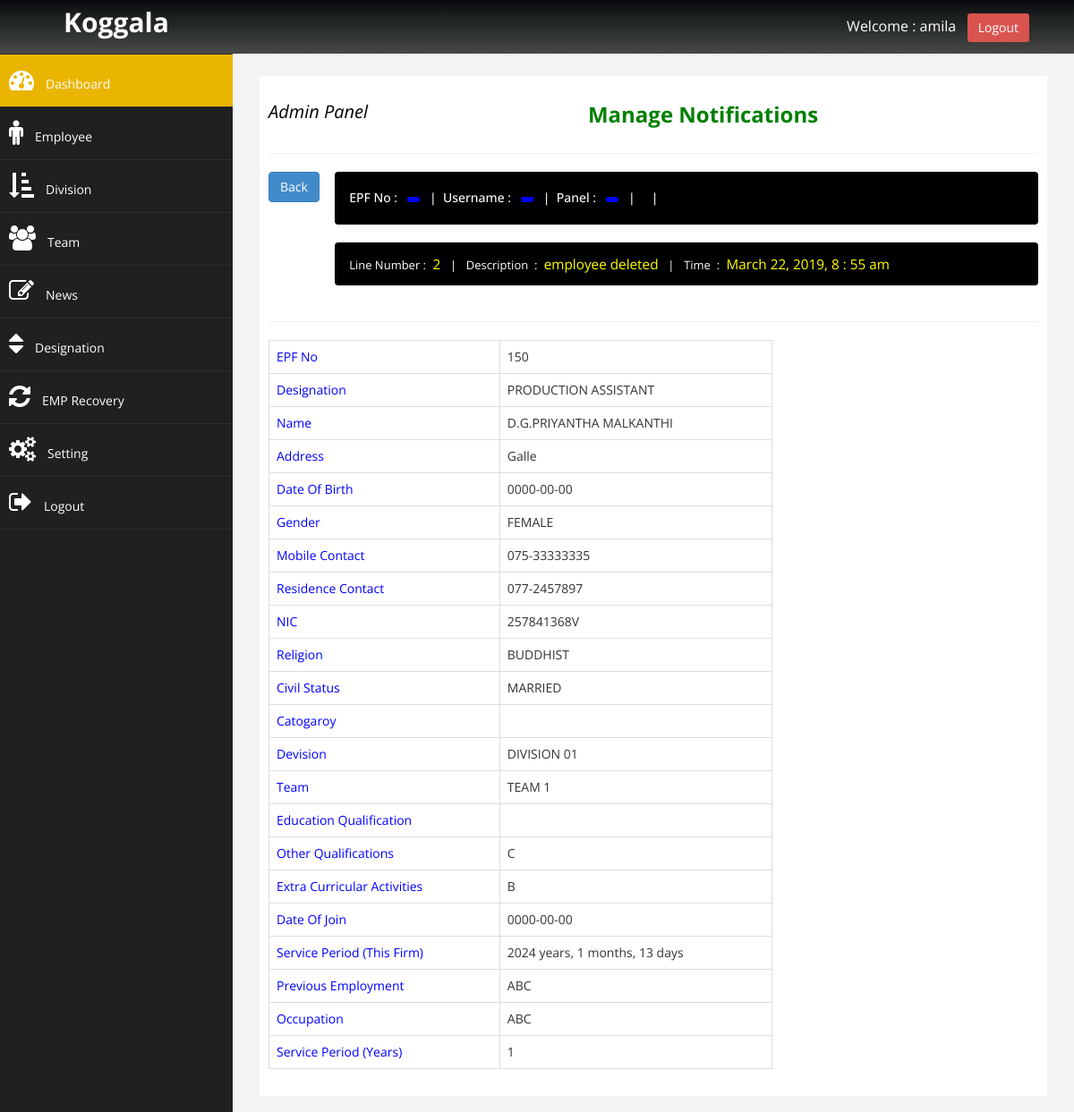
Screenshot of /admin/manage_noti_emp_insdtl.php?dtlId=5&notiNum=2 (signed in) with the database file from the repository.
### tables this page shows
CREATE TABLE `trxn_type` (
  `id` int(11) NOT NULL,
  `description` varchar(100) NOT NULL
);

CREATE TABLE `trxn_dtl` (
  `dtl_id` int(11) NOT NULL,
  `trxn_id` int(11) NOT NULL,
  `type` int(11) NOT NULL,
  `trxn_date` datetime NOT NULL,
  `description` varchar(50) NOT NULL
);

CREATE TABLE `noti_employee` (
  `id` int(11) NOT NULL,
  `emp_id` int(11) NOT NULL,
  `trxn_id` int(11) NOT NULL,
  `active_id` int(11) NOT NULL,
  `update_tpye` int(11) NOT NULL,
  `epf_no` varchar(50) NOT NULL,
  `position` int(11) DEFAULT NULL,
  `ename` varchar(200) DEFAULT NULL,
  `address` varchar(200) DEFAULT NULL,
  `dob` date DEFAULT NULL,
  `gender` varchar(10) NOT NULL,
  `tel_personal` varchar(20) DEFAULT NULL,
  `tel_home` varchar(20) DEFAULT NULL,
  `nic` varchar(15) DEFAULT NULL,
  `devision` int(11) DEFAULT NULL,
  `team` int(11) DEFAULT NULL,
  `ephoto` varchar(50) DEFAULT NULL,
  `minimum_edu` int(11) DEFAULT NULL,
  `sports` varchar(200) DEFAULT NULL,
  `extra_edu` varchar(200) DEFAULT NULL,
  `e_doj` varchar(50) DEFAULT NULL,
  `other_company` varchar(200) DEFAULT NULL,
  `occupation` varchar(100) DEFAULT NULL,
  `etime_period` int(11) DEFAULT NULL,
  `remarks` text NOT NULL,
  `religion` varchar(50) NOT NULL,
  `civilstatus` varchar(50) NOT NULL,
  `catogaroy` varchar(50) NOT NULL
);

CREATE TABLE `position` (
  `position_id` int(11) NOT NULL,
  `active_id` int(11) NOT NULL,
  `position` varchar(50) NOT NULL
);

CREATE TABLE `devision` (
  `dev_id` int(11) NOT NULL,
  `active_id` int(11) NOT NULL,
  `dev_name` varchar(200) NOT NULL
);

CREATE TABLE `team` (
  `team_id` int(11) NOT NULL,
  `active_id` int(11) NOT NULL,
  `team_name` varchar(50) NOT NULL,
  `dev_id1` int(11) NOT NULL,
  `dev_id2` int(11) NOT NULL
);

### admin/manage_noti_emp_insdtl.php (the view, shortened to what this page needs)
<?php
$con = new mysqli(DB_HOSTNAME,DB_USERNAME, DB_PASSWORD,DB_NAME);
if(!isset($_SESSION['adminSession'])){
        echo "<script type='text/javascript'>window.location.href = '../login.php';</script>";
}else{
        $trxnID    = $_SESSION['trxn_id'];
?>
<!DOCTYPE html>
<html>
<head>
    <link href="../assets/css/bootstrap.css" rel="stylesheet" />
    <link href="../assets/css/font-awesome.css" rel="stylesheet" />
    <link href="../assets/js/morris/morris-0.4.3.min.css" rel="stylesheet" />
    <link href="../assets/css/custom.css" rel="stylesheet" />
</head>
<body>
<div id="wrapper">
  <nav class="navbar navbar-default navbar-cls-top" role="navigation" style="margin-bottom: 0">
    <div class="navbar-header">
      <a href="#" class="navbar-brand ">Koggala</a>
    </div>
            <div id="navbar-right">Welcome : <?php echo $_SESSION['adminSession'];?> &nbsp; <a href="logout.php" class="btn btn-danger square-btn-adjust">Logout</a>
            </div>
  </nav>
    <nav class="navbar-default navbar-side" role="navigation">
        <div class="sidebar-collapse">
            <ul class="nav" id="main-menu">
                <li>
                    <a href="index.php" class="active-menu"><i class="fa fa-dashboard fa-2x"></i>Dashboard</a>
                </li>
                <li>
                    <a href="manage_employee.php"><i class="fa fa-male fa-2x"></i>Employee</a>
                </li>
                <li>
                    <a href="devision_manage.php"><i class="fa fa-sort-amount-asc fa-2x"></i>Division</a>
                </li>
                <li>
                    <a href="team_manage.php"><i class="fa fa-users fa-2x"></i>Team</a>
                </li>
                <li>
                    <a href="news_manage.php"><i class="fa fa-edit fa-2x"></i>News</a>
                </li>
                <li>
                    <a href="position_manage.php"><i class="fa fa-sort fa-2x"></i>Designation</a>
                </li>
                <li>
                    <a href="emp_Recovery.php"><i class="fa fa-refresh fa-2x"></i>EMP Recovery</a>
                </li>
                <li>
                    <a href="setting.php"><i class="fa fa-cogs fa-2x"></i>Setting</a>
                </li>
                <li>
                    <a href="logout.php"><i class="fa fa-sign-out fa-2x"></i>Logout</a>
                </li>
            </ul>
        </div>
    </nav>
            <?php
            if($_GET['dtlId'] AND $_GET['notiNum']){
            $dtlId   = $_GET['dtlId'];
            $notiNum = $_GET['notiNum'];
            $moreSQL  = "SELECT * FROM `noti_employee` WHERE `active_id` = '$dtlId'";
            $moreQuery = mysqli_query($con, $moreSQL);
            $moreNfRows  = mysqli_num_rows($moreQuery);
            if($moreNfRows >0)
            {
              while($moreRow= mysqli_fetch_assoc($moreQuery))
            {
                   $epf_no        = $moreRow['epf_no'];
                   $posId         = $moreRow['position'];
                   $ename         = $moreRow['ename'];
                   $address       = $moreRow['address'];
                   $dob           = $moreRow['dob'];
                   $gender        = $moreRow['gender'];
                   $tel_personal  = $moreRow['tel_personal'];
                   $tel_home      = $moreRow['tel_home'];
                   $nic           = $moreRow['nic'];
                   $devId         = $moreRow['devision'];
                   $teamId        = $moreRow['team'];
                   $eduId         = $moreRow['minimum_edu'];
                   $sports        = $moreRow['sports'];
                   $extra_edu     = $moreRow['extra_edu'];
                   $e_doj         = $moreRow['e_doj'];
                   $other_company = $moreRow['other_company'];
                   $occupation    = $moreRow['occupation'];
                   $time_period   = $moreRow['etime_period'];
                   $religion      = $moreRow['religion'];
                   $civilstatus   = $moreRow['civilstatus'];
                   $catogaroy     = $moreRow['catogaroy'];
                    $date1 = $moreRow['e_doj'];
                    $date2 = date("Y/m/d");
                    $diff = abs(strtotime($date2) - strtotime($date1));
                    $years  = floor($diff / (365*60*60*24));
                    $months = floor(($diff - $years * 365*60*60*24) / (30*60*60*24));
                    $days   = floor(($diff - $years * 365*60*60*24 - $months*30*60*60*24)/ (60*60*24));
              }
            }
                if($posId==0){
                          $posNa   = "";
                }else{
                   $posSQL   = "SELECT * FROM `position` WHERE `position_id` = $posId";
                   $posQuery = mysqli_query($con, $posSQL);
                   $posRow   = mysqli_fetch_assoc($posQuery);
                   $posNa    = $posRow['position'];
               }
                  if($devId==0){
                          $divNa   = "";
                    }else{
                   $divSQL   = "SELECT * FROM `devision` WHERE `dev_id` = $devId";
                   $divQuery = mysqli_query($con, $divSQL);
                   $divRow   = mysqli_fetch_assoc($divQuery);
                   $divNa    = $divRow['dev_name'];
                }
                if($teamId==0){
                          $teamNa   = "";
                }else{
                   $teamSQL   = "SELECT * FROM `team` WHERE `team_id` = $teamId";
                   $teamQuery = mysqli_query($con, $teamSQL);
                   $teamRow   = mysqli_fetch_assoc($teamQuery);
                   $teamNa    = $teamRow['team_name'];
               }
                if($eduId==0){
                          $eduNa   = "";
                }else{
                   $eduSQL   = "SELECT * FROM `education` WHERE `edu_id` = $eduId";
                   $eduQuery = mysqli_query($con, $eduSQL);
                   $eduRow   = mysqli_fetch_assoc($eduQuery);
                   $eduNa    = $eduRow['edu_level'];
               }
            ?>
         <div id="page-wrapper">
          <div id="page-inner">
             <div class="row">
              <div class="col-md-12 col-lg-12 text-center">
                <h3>
                  <small style="color:black; float:left; font-size:20px;"><i>Admin Panel</i></small>
                  <strong style="color:green">Manage Notifications</strong>
                </h3>
              </div>
            </div>
            <hr/>
            <div class="row">
                <div class="col-md-1">
                    <div class="form-group">
                       <a href="manage_notiResult.php?trxn_id=<?php echo $trxnID; ?>" class="btn btn-primary">Back</a>
                    </div>
                </div>
                <div class="col-md-11 col-sm-12 col-xs-12 ">
              <div class="panel" style="background:black;">
                 <div class="panel-heading">
                  <h5 style="color:white;">EPF No :&nbsp;&nbsp;
                        <span class="badge badge-light" style="background:blue;">
                        </span>
                        &nbsp;&nbsp;|&nbsp;&nbsp;Username :&nbsp;&nbsp;
                        <span class="badge badge-light" style="background:blue;">
                        </span>
                        &nbsp;&nbsp;|&nbsp;&nbsp;Panel :&nbsp;&nbsp;
                        <span class="badge badge-light" style="background:blue;">
                        </span>
                        &nbsp;&nbsp;|&nbsp;&nbsp;
                        &nbsp;&nbsp;|&nbsp;&nbsp;
                    </h5>
                 </div>
              </div>
              </div>
            </div>
            <div class="row">
              <div class="col-md-11 col-sm-12 col-xs-12 col-md-offset-1">
                <?php
                $dateSQL    = "SELECT * FROM `trxn_dtl` WHERE `dtl_id` = '$dtlId'" ;
                $dateqty    = mysqli_query($con, $dateSQL);
                $dateRow    = mysqli_fetch_assoc($dateqty);
                $typ        = $dateRow['type'];
                $typeSQL    = "SELECT `description` FROM `trxn_type` WHERE `id` = '$typ'" ;
                $typeQyery  = mysqli_query($con, $typeSQL);
                $typeRow    = mysqli_fetch_assoc($typeQyery);
                ?>
                <div class="panel" style="background:black;color:yellow;font-size:18px;">
                 <div class="panel-heading">
                    <small style="">
                      <small style="color:white;">Line Number&nbsp;:&nbsp;</small>
                      <?php echo  $notiNum;?>
                      <small style="color:white;">&nbsp;&nbsp;|&nbsp;&nbsp;</small>
                      <small style="color:white;">Description &nbsp;:&nbsp;</small>
                      <?php echo $typeRow['description']; ?>
                      <small style="color:white;">&nbsp;&nbsp;|&nbsp;&nbsp;</small>
                      <small style="color:white;">Time &nbsp;:&nbsp;</small>
                      <?php echo date('F j, Y, g : i a',strtotime($dateRow['trxn_date'])); ?>
                    </small>
                 </div>
               </div>
              </div>
            </div>
            <hr/>
            <div class="row">
              <div class="col-md-8 col-lg-8 col-sm-12 col-xs-12">
                <table class="table table-bordered">
                  <tbody>
                    <tr><td id="colorTd">EPF No</td>                      <td><?php echo $epf_no; ?></td></tr>
                    <tr><td id="colorTd">Designation</td>                 <td><?php echo $posNa; ?></td></tr>
                    <tr><td id="colorTd">Name</td>                        <td><?php echo $ename; ?></td></tr>
                    <tr><td id="colorTd">Address</td>                     <td><?php echo $address; ?></td></tr>
                    <tr><td id="colorTd">Date Of Birth</td>               <td><?php echo $dob; ?></td></tr>
                    <tr><td id="colorTd">Gender</td>                      <td><?php echo $gender; ?></td></tr>
                    <tr><td id="colorTd">Mobile Contact</td>              <td><?php echo $tel_personal; ?></td></tr>
                    <tr><td id="colorTd">Residence Contact</td>           <td><?php echo $tel_home; ?></td></tr>
                    <tr><td id="colorTd">NIC</td>                         <td><?php echo $nic; ?></td></tr>
                    <tr><td id="colorTd">Religion</td>                    <td><?php echo $religion; ?></td></tr>
                    <tr><td id="colorTd">Civil Status</td>                <td><?php echo $civilstatus; ?></td></tr>
                    <tr><td id="colorTd">Catogaroy</td>                   <td><?php echo $catogaroy; ?></td></tr>
                    <tr><td id="colorTd">Devision</td>                    <td><?php echo $divNa; ?></td></tr>
                    <tr><td id="colorTd">Team</td>                        <td><?php echo $teamNa; ?></td></tr>
                    <tr><td id="colorTd">Education Qualification</td>     <td><?php echo $eduNa; ?></td></tr>
                    <tr><td id="colorTd">Other Qualifications</td>        <td><?php echo $extra_edu; ?></td></tr>
                    <tr><td id="colorTd">Extra Curricular Activities</td> <td><?php echo $sports; ?></td></tr>
                    <tr><td id="colorTd">Date Of Join</td>                <td><?php echo $e_doj; ?></td></tr>
                    <tr><td id="colorTd">Service Period (This Firm)</td>
                        <td><?php printf("%d years, %d months, %d days\n", $years, $months, $days); ?></td></tr>
                    <tr><td id="colorTd">Previous Employment</td>         <td><?php echo $other_company; ?></td></tr>
                    <tr><td id="colorTd">Occupation</td>                  <td><?php echo $occupation; ?></td></tr>
                    <tr><td id="colorTd">Service Period (Years)</td>      <td><?php echo $time_period; ?></td></tr>
                  </tbody>
                </table>
              </div>
        </div>
      </div>
    </div>
</div>
</body>
</html>
<?php
 }
}
?>

### assets/css/custom.css (style rules this page uses)
body { font-family: 'Open Sans', sans-serif; }
#wrapper { width: 100%; background: #202020; }
#page-wrapper { padding: 15px 15px; min-height: 500px; background: #F3F3F3; }
#page-inner { width: 100%; margin: 10px 20px 10px 0px; background-color:#fff!important; padding: 10px; min-height: 900px; }
.text-center { text-align: center; }
.navbar-cls-top .navbar-brand { color: #fff; width: 260px; text-align: center; height: 60px; font-size: 30px; font-weight: 700px; font-weight: bold; }
#navbar-right { color: white; float: right; padding: 15px 50px 5px 50px; font-size: 16px; }
.square-btn-adjust { border: 0px solid transparent; -webkit-border-radius: 0px; -moz-border-radius: 0px; border-radius: 3px; }
.active-menu { background-color: #EAB500!important; }
.sidebar-collapse, .sidebar-collapse .nav { background: none; }
.sidebar-collapse .nav { padding: 0px; }
.sidebar-collapse .nav > li > a { color: #fff; background: #202020; text-shadow: none; padding: 15px 10px; }
.sidebar-collapse .nav > li { border-bottom: 1px solid rgba(107, 108, 109, 0.19); }
.navbar-side { border:none; background-color: #202020; }
.nav > li > a >i { margin-right: 13px; }
.navbar-cls-top { background: linear-gradient(to bottom, #080a0d, #191c1d, #262b2a, #373a38, #494a46); border-bottom:none; }
.navbar-default { border: 0px solid black; }
@media (min-width: 768px) { #page-wrapper { margin: 0 0 0 260px; padding: 15px 30px; min-height: 900px; } }
@media (min-width: 768px) { .navbar-side { width: 260px; position: absolute; z-index: 1; } }
@media (min-width: 768px) { .navbar { border-radius: 0px; } }

### admin/manage_noti_emp_insdtl.php (style rules this page uses)
#colorTd { color:blue; font-size:bold; }

### rows the page displays
trxn_type: description "employee deleted"
trxn_dtl: trxn_date "March 22, 2019, 8 : 55 am"
noti_employee: epf_no "150", ename "D.G.PRIYANTHA MALKANTHI", address "Galle", dob "0000-00-00", gender "FEMALE", tel_personal "075-33333335", tel_home "077-2457897", nic "257841368V", religion "BUDDHIST", civilstatus "MARRIED", extra_edu "C", sports "B", e_doj "0000-00-00", other_company "ABC", occupation "ABC", etime_period "1"
position: position "PRODUCTION ASSISTANT"
devision: dev_name "DIVISION 01"
team: team_name "TEAM 1"

### other values shown
$_SESSION['adminSession'] "amila"
$notiNum "2"
